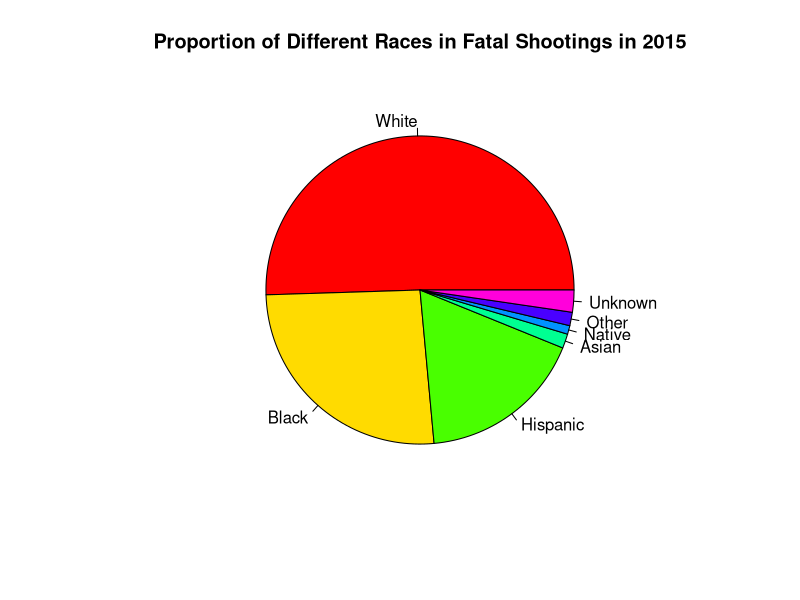
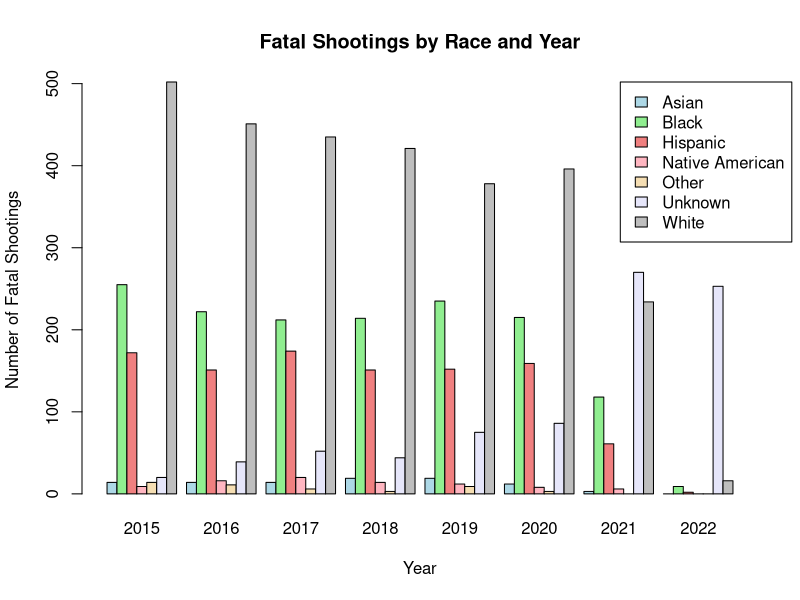

The R script that drew these images, in order:
## ---- chunk 1
FatalShootingsStats <- read.csv("FatalPoliceShootings_US.csv")

print(class(FatalShootingsStats))

head(FatalShootingsStats)
## ---- chunk 2
#Convert the `date` column to Date format so can extract the year
FatalShootingsStats$date <- as.Date(FatalShootingsStats$date, format = "%m/%d/%Y")

#Made new column for year as an int
FatalShootingsStats$year <- as.integer(format(FatalShootingsStats$date, "%Y"))


## ---- chunk 3
#Analyze 2015 as a test run

data_filtered <- FatalShootingsStats[FatalShootingsStats$year == 2015, ]


#Grab the total amount of times certain races are in the data
asian_count <- nrow(data_filtered[data_filtered$race_name == 'Asian', ])
black_count <- nrow(data_filtered[data_filtered$race_name == 'Black', ])
white_count <- nrow(data_filtered[data_filtered$race_name == 'White', ])
hispanic_count <- nrow(data_filtered[data_filtered$race_name == 'Hispanic', ])
native_count <- nrow(data_filtered[data_filtered$race_name == 'Native American', ])
other_count <- nrow(data_filtered[data_filtered$race_name == 'Other', ])
unknown_count <- nrow(data_filtered[data_filtered$race_name == 'Unknown', ])

#Created a data.frame with counts so can plot them
race_counts <- data.frame(
  race = c("White", "Black", "Hispanic", "Asian", "Native", "Other", "Unknown"),
  count = c(white_count, black_count, hispanic_count, asian_count, native_count, other_count, unknown_count)
)

#Created a pie chart
pie(race_counts$count, 
    labels = race_counts$race, 
    main = "Proportion of Different Races in Fatal Shootings in 2015",
    col = rainbow(length(race_counts$count)))


## ---- chunk 4
## Sophia's addition 
#creating subsets by year

FatalShootingsStats <- na.omit(FatalShootingsStats) # getting rid of rows with any NA values


data_15 <- subset(FatalShootingsStats, FatalShootingsStats$year == 2015 )
data_16 <- subset(FatalShootingsStats, FatalShootingsStats$year == 2016 )
data_17 <- subset(FatalShootingsStats, FatalShootingsStats$year == 2017 )
data_18 <- subset(FatalShootingsStats, FatalShootingsStats$year == 2018 )
data_19 <- subset(FatalShootingsStats, FatalShootingsStats$year == 2019 )
data_20 <- subset(FatalShootingsStats, FatalShootingsStats$year == 2020 )
data_21 <- subset(FatalShootingsStats, FatalShootingsStats$year == 2021 )
data_22 <- subset(FatalShootingsStats, FatalShootingsStats$year == 2022 )
# basic stats dependent on year
total <- c(nrow(data_15), nrow(data_16), nrow(data_17), nrow(data_18), nrow(data_19), nrow(data_20), nrow(data_21), nrow(data_22) )

average_age <- c(mean(data_15$age), mean(data_16$age), mean(data_17$age), mean(data_18$age), mean(data_19$age), mean(data_20$age), mean(data_21$age), mean(data_22$age))

bodycam_false <- c(sum(data_15$body_camera == "FALSE"), sum(data_16$body_camera == "FALSE"), sum(data_17$body_camera == "FALSE"), sum(data_18$body_camera == "FALSE"), sum(data_19$body_camera == "FALSE"), sum(data_20$body_camera == "FALSE"), sum(data_21$body_camera == "FALSE"), sum(data_22$body_camera == "FALSE"))

bodycam_true <- c(sum(data_15$body_camera == "TRUE"), sum(data_16$body_camera == "TRUE"), sum(data_17$body_camera == "TRUE"), sum(data_18$body_camera == "TRUE"), sum(data_19$body_camera == "TRUE"), sum(data_20$body_camera == "TRUE"), sum(data_21$body_camera == "TRUE"), sum(data_22$body_camera == "TRUE"))

bodycam_percent <- c((bodycam_true[1]/total[1]), (bodycam_true[2]/total[2]),(bodycam_true[3]/total[3]),(bodycam_true[4]/total[4]),(bodycam_true[5]/total[5]),(bodycam_true[6]/total[6]),(bodycam_true[7]/total[7]),(bodycam_true[8]/total[7]))

year_stats <- data.frame(total, round(average_age, 1), bodycam_false, bodycam_true, bodycam_percent ) 
names(year_stats) <- c("Total Fatal Shootings", "Average Age", "No Body Camera", "Yes Body Camera", "percent of yes body camera")
rownames(year_stats) <- c("2015", "2016", "2017", "2018", "2019", "2020", "2021", "2022")
year_stats





## ---- chunk 5
# adding colunm for current president -> is not currently working,  


FatalShootingsStats$month <- as.integer(format(FatalShootingsStats$date, "%m"))
FatalShootingsStats$day <- as.integer(format(FatalShootingsStats$date, "%d"))

FatalShootingsStats$President <-ifelse(FatalShootingsStats$month >= 1 & FatalShootingsStats$day >=20 & FatalShootingsStats$year >=2021, FatalShootingsStats$President <-"Joseph R. Biden", FatalShootingsStats$President <-"Donald Trump")

FatalShootingsStats$President <-ifelse((FatalShootingsStats$month >= 1 & FatalShootingsStats$day >=20 & FatalShootingsStats$year <=2016), FatalShootingsStats$President <-"Barack Obama", FatalShootingsStats$President <-"Donald Trump")
data_18 <- subset(FatalShootingsStats, FatalShootingsStats$year >= 2015 )

data_18

## ---- chunk 6
# Aggregate data by year and race_name
race_year_counts <- aggregate(FatalShootingsStats$race_name, 
                              by = list(Year = FatalShootingsStats$year, 
                                        Race = FatalShootingsStats$race_name), 
                              FUN = length)

# Rename the count column for clarity
colnames(race_year_counts)[3] <- "Count"

# Create a matrix to store counts for each race across years
race_counts_matrix <- xtabs(Count ~ Race + Year, data = race_year_counts)

# Set up colors for each race
colors <- c("lightblue", "lightgreen", "lightcoral", "lightpink", "wheat", "lavender", "gray")

# Create the bar plot
barplot(race_counts_matrix, beside = TRUE, col = colors,
        main = "Fatal Shootings by Race and Year",
        xlab = "Year", ylab = "Number of Fatal Shootings", 
        legend.text = rownames(race_counts_matrix), 
        args.legend = list(x = "topright", inset = c(-0.05, 0)))
